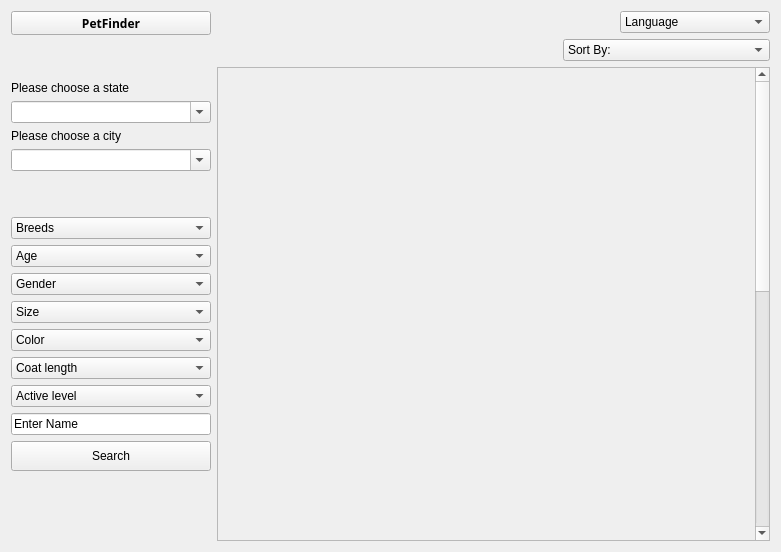
<?xml version="1.0" encoding="UTF-8"?>
<ui version="4.0">
 <class>Other</class>
 <widget class="QWidget" name="Other">
  <property name="geometry">
   <rect>
    <x>0</x>
    <y>0</y>
    <width>781</width>
    <height>552</height>
   </rect>
  </property>
  <property name="windowTitle">
   <string>Form</string>
  </property>
  <layout class="QVBoxLayout" name="verticalLayout_7">
   <item>
    <layout class="QHBoxLayout" name="horizontalLayout_3">
     <item>
      <layout class="QVBoxLayout" name="verticalLayout_5">
       <item>
        <widget class="QToolButton" name="toolButton_home">
         <property name="minimumSize">
          <size>
           <width>200</width>
           <height>0</height>
          </size>
         </property>
         <property name="maximumSize">
          <size>
           <width>200</width>
           <height>50</height>
          </size>
         </property>
         <property name="font">
          <font>
           <family>Adobe Gothic Std</family>
           <weight>75</weight>
           <bold>true</bold>
          </font>
         </property>
         <property name="text">
          <string>PetFinder</string>
         </property>
         <property name="icon">
          <iconset resource="../project/Resources.qrc">
           <normaloff>:/imgs/CommunityIcons_home.png</normaloff>:/imgs/CommunityIcons_home.png</iconset>
         </property>
         <property name="iconSize">
          <size>
           <width>50</width>
           <height>50</height>
          </size>
         </property>
         <property name="toolButtonStyle">
          <enum>Qt::ToolButtonTextBesideIcon</enum>
         </property>
        </widget>
       </item>
       <item>
        <layout class="QVBoxLayout" name="verticalLayout_4">
         <item>
          <layout class="QVBoxLayout" name="verticalLayout_2">
           <item>
            <spacer name="verticalSpacer_2">
             <property name="orientation">
              <enum>Qt::Vertical</enum>
             </property>
             <property name="sizeHint" stdset="0">
              <size>
               <width>20</width>
               <height>40</height>
              </size>
             </property>
            </spacer>
           </item>
           <item>
            <widget class="QLabel" name="label">
             <property name="text">
              <string>Please choose a state</string>
             </property>
            </widget>
           </item>
           <item>
            <widget class="QComboBox" name="comboBoxStates">
             <property name="editable">
              <bool>true</bool>
             </property>
             <item>
              <property name="text">
               <string/>
              </property>
             </item>
            </widget>
           </item>
           <item>
            <widget class="QLabel" name="label_2">
             <property name="text">
              <string>Please choose a city</string>
             </property>
            </widget>
           </item>
           <item>
            <widget class="QComboBox" name="comboBoxCities">
             <property name="editable">
              <bool>true</bool>
             </property>
             <item>
              <property name="text">
               <string/>
              </property>
             </item>
            </widget>
           </item>
           <item>
            <spacer name="verticalSpacer">
             <property name="orientation">
              <enum>Qt::Vertical</enum>
             </property>
             <property name="sizeHint" stdset="0">
              <size>
               <width>20</width>
               <height>40</height>
              </size>
             </property>
            </spacer>
           </item>
          </layout>
         </item>
         <item>
          <layout class="QVBoxLayout" name="verticalLayout">
           <item>
            <widget class="QComboBox" name="combobox_Breeds">
             <property name="maximumSize">
              <size>
               <width>200</width>
               <height>16777215</height>
              </size>
             </property>
             <item>
              <property name="text">
               <string>Breeds</string>
              </property>
             </item>
             <item>
              <property name="text">
               <string>American Curl</string>
              </property>
             </item>
            </widget>
           </item>
           <item>
            <widget class="QComboBox" name="combobox_Age">
             <property name="maximumSize">
              <size>
               <width>200</width>
               <height>16777215</height>
              </size>
             </property>
             <item>
              <property name="text">
               <string>Age</string>
              </property>
             </item>
            </widget>
           </item>
           <item>
            <widget class="QComboBox" name="comboBox_Gender">
             <property name="maximumSize">
              <size>
               <width>200</width>
               <height>16777215</height>
              </size>
             </property>
             <item>
              <property name="text">
               <string>Gender</string>
              </property>
             </item>
             <item>
              <property name="text">
               <string>New Item</string>
              </property>
             </item>
            </widget>
           </item>
           <item>
            <widget class="QComboBox" name="comboBox_Size">
             <property name="maximumSize">
              <size>
               <width>200</width>
               <height>16777215</height>
              </size>
             </property>
             <item>
              <property name="text">
               <string>Size</string>
              </property>
             </item>
            </widget>
           </item>
           <item>
            <widget class="QComboBox" name="comboBox_Color">
             <property name="maximumSize">
              <size>
               <width>200</width>
               <height>16777215</height>
              </size>
             </property>
             <item>
              <property name="text">
               <string>Color</string>
              </property>
             </item>
            </widget>
           </item>
           <item>
            <widget class="QComboBox" name="comboBox_CoatLength">
             <property name="maximumSize">
              <size>
               <width>200</width>
               <height>16777215</height>
              </size>
             </property>
             <item>
              <property name="text">
               <string>Coat length</string>
              </property>
             </item>
            </widget>
           </item>
           <item>
            <widget class="QComboBox" name="comboBox_activeLevel">
             <property name="maximumSize">
              <size>
               <width>200</width>
               <height>16777215</height>
              </size>
             </property>
             <item>
              <property name="text">
               <string>Active level</string>
              </property>
             </item>
            </widget>
           </item>
           <item>
            <widget class="QLineEdit" name="lineEdit_SearchText">
             <property name="maximumSize">
              <size>
               <width>200</width>
               <height>16777215</height>
              </size>
             </property>
             <property name="text">
              <string>Enter Name</string>
             </property>
            </widget>
           </item>
           <item>
            <widget class="QPushButton" name="pushButton_search">
             <property name="minimumSize">
              <size>
               <width>0</width>
               <height>30</height>
              </size>
             </property>
             <property name="maximumSize">
              <size>
               <width>200</width>
               <height>16777215</height>
              </size>
             </property>
             <property name="text">
              <string>Search</string>
             </property>
            </widget>
           </item>
          </layout>
         </item>
        </layout>
       </item>
       <item>
        <spacer name="verticalSpacer_4">
         <property name="orientation">
          <enum>Qt::Vertical</enum>
         </property>
         <property name="sizeHint" stdset="0">
          <size>
           <width>20</width>
           <height>40</height>
          </size>
         </property>
        </spacer>
       </item>
      </layout>
     </item>
     <item>
      <layout class="QVBoxLayout" name="verticalLayout_6">
       <item>
        <layout class="QVBoxLayout" name="verticalLayout_3">
         <item>
          <layout class="QHBoxLayout" name="horizontalLayout_2">
           <item>
            <spacer name="horizontalSpacer_2">
             <property name="orientation">
              <enum>Qt::Horizontal</enum>
             </property>
             <property name="sizeHint" stdset="0">
              <size>
               <width>40</width>
               <height>20</height>
              </size>
             </property>
            </spacer>
           </item>
           <item>
            <widget class="QComboBox" name="comboBox_Language">
             <property name="minimumSize">
              <size>
               <width>150</width>
               <height>20</height>
              </size>
             </property>
             <property name="maximumSize">
              <size>
               <width>150</width>
               <height>16777215</height>
              </size>
             </property>
             <item>
              <property name="text">
               <string>Language</string>
              </property>
             </item>
             <item>
              <property name="text">
               <string>English</string>
              </property>
             </item>
             <item>
              <property name="text">
               <string>Spanish</string>
              </property>
             </item>
            </widget>
           </item>
          </layout>
         </item>
         <item>
          <layout class="QHBoxLayout" name="horizontalLayout">
           <item>
            <spacer name="horizontalSpacer">
             <property name="orientation">
              <enum>Qt::Horizontal</enum>
             </property>
             <property name="sizeHint" stdset="0">
              <size>
               <width>40</width>
               <height>20</height>
              </size>
             </property>
            </spacer>
           </item>
           <item>
            <widget class="QComboBox" name="comboBox_SortBy">
             <item>
              <property name="text">
               <string>Sort By:</string>
              </property>
             </item>
             <item>
              <property name="text">
               <string>Best Match</string>
              </property>
             </item>
             <item>
              <property name="text">
               <string>Distance (from lowest to highest)</string>
              </property>
             </item>
             <item>
              <property name="text">
               <string>Distance (from highest to lowest)</string>
              </property>
             </item>
             <item>
              <property name="text">
               <string/>
              </property>
             </item>
            </widget>
           </item>
          </layout>
         </item>
        </layout>
       </item>
       <item>
        <widget class="QScrollArea" name="scrollArea">
         <property name="minimumSize">
          <size>
           <width>550</width>
           <height>0</height>
          </size>
         </property>
         <property name="widgetResizable">
          <bool>true</bool>
         </property>
         <widget class="QWidget" name="scrollAreaWidgetContents">
          <property name="geometry">
           <rect>
            <x>0</x>
            <y>0</y>
            <width>534</width>
            <height>1000</height>
           </rect>
          </property>
          <property name="minimumSize">
           <size>
            <width>0</width>
            <height>1000</height>
           </size>
          </property>
         </widget>
        </widget>
       </item>
      </layout>
     </item>
    </layout>
   </item>
  </layout>
 </widget>
 <resources>
  <include location="../project/Resources.qrc"/>
 </resources>
 <connections/>
</ui>
